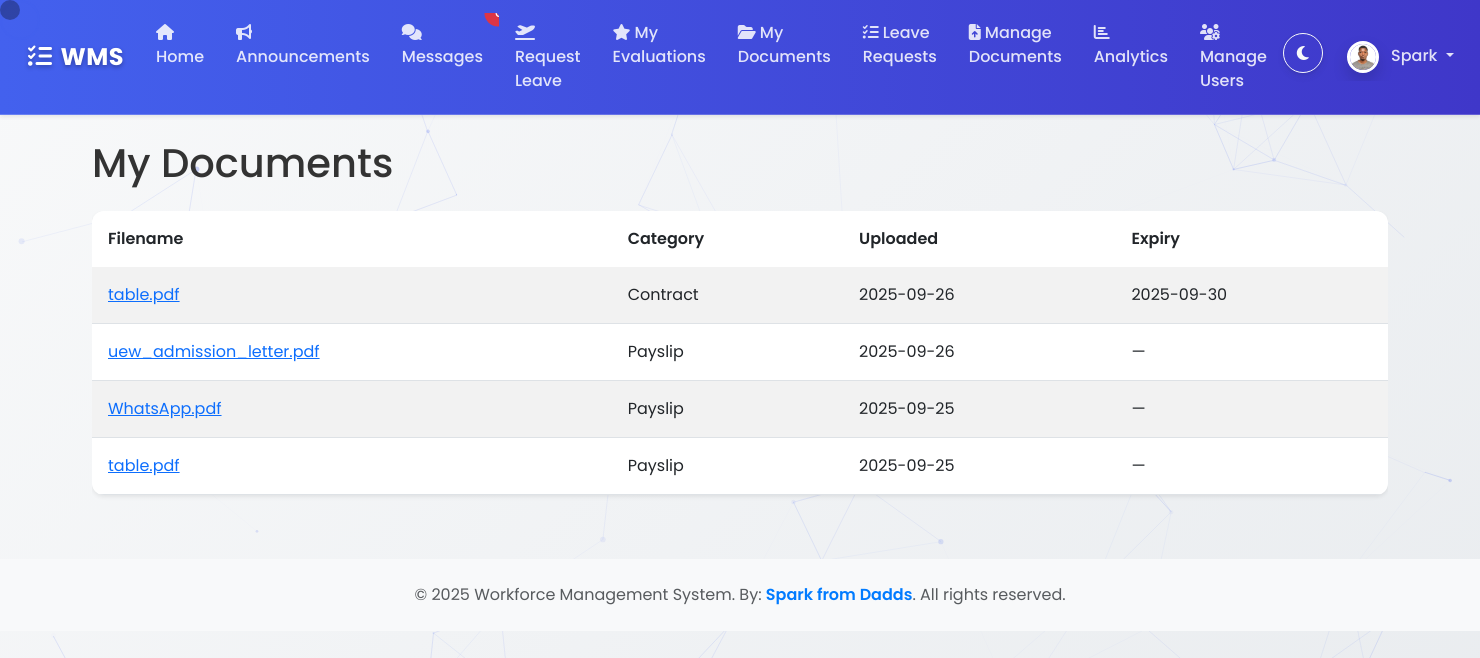
Screenshot of /my_documents (signed in) with the database file from the repository.
### wms/models.py (models this page shows, shortened)
class ProfilePicture(db.Model):
    id = db.Column(db.Integer, primary_key=True)
    filename = db.Column(db.String(100), nullable=False)
    upload_date = db.Column(db.DateTime, nullable=False, default=datetime.datetime.utcnow)
    user_id = db.Column(db.Integer, db.ForeignKey('user.id'), nullable=False, unique=True)

class User(UserMixin, db.Model):
    id = db.Column(db.Integer, primary_key=True)
    username = db.Column(db.String(150), unique=True, nullable=False)
    email = db.Column(db.String(150), unique=True, nullable=False)
    password_hash = db.Column(db.String(256))
    role = db.Column(db.String(50), nullable=False, default='Employee') # Roles: Admin, Manager, Employee
    profile_picture = db.relationship('ProfilePicture', backref='user', uselist=False)

class Document(db.Model):
    id = db.Column(db.Integer, primary_key=True)
    filename = db.Column(db.String(100), nullable=False)
    category = db.Column(db.String(50), nullable=False, default='General') # e.g., 'General', 'Payslip', 'Contract'
    upload_date = db.Column(db.DateTime, nullable=False, default=datetime.datetime.utcnow)
    expiry_date = db.Column(db.Date, nullable=True)
    user_id = db.Column(db.Integer, db.ForeignKey('user.id'), nullable=False)
    user = db.relationship('User', backref='documents')

### wms/routes.py (the view)
@main_bp.route("/my_documents")
@login_required
def my_documents():
    docs = Document.query.\
        filter_by(user=current_user).\
        order_by(Document.upload_date.desc()).all()
    return render_template(
        'my_documents.html',
        title='My Documents',
        docs=docs)

### wms/__init__.py (called while the page is built)
def create_app():
    app = Flask(__name__)
    app.config['SECRET_KEY'] = os.environ.get('SECRET_KEY', 'a-very-secret-key-for-dev')
    app.config['SQLALCHEMY_DATABASE_URI'] = os.environ.get('DATABASE_URL', 'sqlite:///wms.db')
    app.config['SQLALCHEMY_TRACK_MODIFICATIONS'] = False
    app.config['UPLOAD_FOLDER'] = os.path.join(app.root_path, 'static/uploads')
    db.init_app(app)
    login_manager.init_app(app)
    csrf.init_app(app)
    migrate.init_app(app, db) # Initialize Migrate with app and db
    login_manager.login_view = 'main.login'
    login_manager.login_message_category = 'info'
    from wms.routes import main_bp
    app.register_blueprint(main_bp)
    with app.app_context():
        from . import models
    @login_manager.user_loader
    def load_user(user_id):
        from .models import User
        return User.query.get(int(user_id))
    return app

### wms/routes.py (called while the page is built)
@main_bp.context_processor
def inject_unread_messages_count():
    if current_user.is_authenticated:
        unread_count = Message.query.filter_by(recipient_id=current_user.id, read=False).count()
        return {'unread_messages_count': unread_count}
    return {'unread_messages_count': 0}

### wms/templates/my_documents.html
{% extends "base.html" %}
{% block content %}
<div class="content-section">
    <h1 class="mb-4">My Documents</h1>
    {% if docs %}
        <div class="table-responsive">
            <table class="table table-striped">
                <thead>
                    <tr>
                        <th>Filename</th>
                        <th>Category</th>
                        <th>Uploaded</th>
                        <th>Expiry</th>
                    </tr>
                </thead>
                <tbody>
                    {% for doc in docs %}
                    <tr>
                        <td>
                            <a href="{{ url_for('static', filename='uploads/' ~ doc.filename) }}" target="_blank">
                                {{ doc.filename }}
                            </a>
                        </td>
                        <td>{{ doc.category }}</td>
                        <td>{{ doc.upload_date.strftime('%Y-%m-%d') }}</td>
                        <td>
                            {% if doc.expiry_date %}
                                {{ doc.expiry_date.strftime('%Y-%m-%d') }}
                            {% else %}
                                &mdash;
                            {% endif %}
                        </td>
                    </tr>
                    {% endfor %}
                </tbody>
            </table>
        </div>
    {% else %}
        <p>No documents found.</p>
    {% endif %}
</div>
{% endblock content %}

### wms/templates/base.html (shortened to what this page needs)
<!DOCTYPE html>
<html data-bs-theme="light">
<head>
    <link rel="stylesheet" href="https://cdn.jsdelivr.net/npm/bootstrap@5.3.0/dist/css/bootstrap.min.css">
    <link rel="stylesheet" href="https://cdnjs.cloudflare.com/ajax/libs/font-awesome/6.5.0/css/all.min.css">
    <link rel="stylesheet" href="{{ url_for('static', filename='css/styles.css') }}">
</head>
<body>
    <div id="particles-js" style="position: fixed; top: 0; left: 0; width: 100%; height: 100%; z-index: -1;"></div>
    <div class="custom-cursor"></div>
    <div class="cursor-follower"></div>
    <nav class="navbar navbar-expand-lg navbar-dark shadow-sm sticky-top">
        <div class="container-fluid">
            <a class="navbar-brand" href="#"><i class="fas fa-tasks me-2"></i>WMS</a>
            <div class="collapse navbar-collapse" id="navbarContent">
                <ul class="navbar-nav me-auto mb-2 mb-lg-0">
                    {% if current_user.is_authenticated %}
                        <li class="nav-item"><a class="nav-link" href="{{ url_for('main.home') }}"><i class="fas fa-home me-1"></i>Home</a></li>
                        <li class="nav-item"><a class="nav-link" href="{{ url_for('main.announcements') }}"><i class="fas fa-bullhorn me-1"></i>Announcements</a></li>
                        <li class="nav-item">
                            <a class="nav-link position-relative" href="{{ url_for('main.messages') }}">
                                <i class="fas fa-comments me-1"></i>Messages
                                {% if unread_messages_count > 0 %}
                                    <span class="position-absolute top-0 start-100 translate-middle badge rounded-pill bg-danger">
                                    </span>
                                {% endif %}
                            </a>
                        </li>
                        <li class="nav-item"><a class="nav-link" href="{{ url_for('main.new_leave_request') }}"><i class="fas fa-plane-departure me-1"></i>Request Leave</a></li>
                        <li class="nav-item"><a class="nav-link" href="{{ url_for('main.view_evaluations', user_id=current_user.id) }}"><i class="fas fa-star me-1"></i>My Evaluations</a></li>
                        <li class="nav-item"><a class="nav-link" href="{{ url_for('main.my_documents') }}"><i class="fas fa-folder-open me-1"></i>My Documents</a></li>
                        {% if current_user.role in ['Admin', 'Manager'] %}
                            <li class="nav-item"><a class="nav-link" href="{{ url_for('main.leave_requests') }}"><i class="fas fa-tasks me-1"></i>Leave Requests</a></li>
                            <li class="nav-item"><a class="nav-link" href="{{ url_for('main.documents') }}"><i class="fas fa-file-upload me-1"></i>Manage Documents</a></li>
                            <li class="nav-item"><a class="nav-link" href="{{ url_for('main.analytics') }}"><i class="fas fa-chart-bar me-1"></i>Analytics</a></li>
                            {% if current_user.role == 'Admin' %}
                                <li class="nav-item"><a class="nav-link" href="{{ url_for('main.admin_reset_password') }}"><i class="fas fa-users-cog me-1"></i>Manage Users</a></li>
                            {% endif %}
                        {% endif %}
                    {% endif %}
                </ul>
                <ul class="navbar-nav">
                    <li class="nav-item me-2">
                        <button class="btn btn-outline-light" id="darkModeToggle">
                            <i class="fas fa-moon"></i>
                        </button>
                    </li>
                    {% if current_user.is_authenticated %}
                        <li class="nav-item dropdown">
                            <a class="nav-link dropdown-toggle" href="#" id="navbarDropdown" role="button" data-bs-toggle="dropdown" aria-expanded="false">
                                {% if current_user.profile_picture %}
                                    <img src="{{ url_for('static', filename='uploads/profile_pics/' + current_user.profile_picture.filename) }}"
                                         class="rounded-circle profile-picture" width="32" height="32" alt="Profile Picture">
                                {% else %}
                                    <img src="{{ url_for('static', filename='uploads/profile_pics/default.png') }}"
                                         class="rounded-circle profile-picture" width="32" height="32" alt="Default Profile Picture">
                                {% endif %}
                                <span class="ms-2">{{ current_user.username }}</span>
                            </a>
                        </li>
                    {% else %}
                        <li class="nav-item"><a class="nav-link" href="{{ url_for('main.login') }}"><i class="fas fa-sign-in-alt me-1"></i>Login</a></li>
                        <li class="nav-item"><a class="nav-link" href="{{ url_for('main.register') }}"><i class="fas fa-user-plus me-1"></i>Register</a></li>
                    {% endif %}
                </ul>
            </div>
        </div>
    </nav>
    <div class="container mt-4">
        {% block content %}{% endblock %}
    </div>
    <footer class="bg-light text-center text-muted py-4 mt-5" id="footer">
  <div class="container">
    <p class="mb-0">
      © 2025 Workforce Management System. By:
      <span style="color: #007BFF; font-weight: 600;">Spark from Dadds</span>.
      All rights reserved.
    </p>
  </div>
</footer>
</body>
</html>

### wms/static/css/styles.css (style rules this page uses)
:root { --primary-color: #4361ee; --secondary-color: #3f37c9; --success-color: #4cc9f0; --info-color: #4895ef; --warning-color: #f72585; --danger-color: #e63946; --light-color: #f8f9fa; --dark-color: #212529; }
[data-bs-theme="light"] { --body-bg: linear-gradient(135deg, #f8f9fa 0%, #e9ecef 100%); --text-color: #333; --card-bg: #fff; --hover-bg: rgba(67, 97, 238, 0.05); }
body { background: var(--body-bg); min-height: 100vh; font-family: 'Poppins', sans-serif; color: var(--text-color); }
.navbar { background: linear-gradient(90deg, var(--primary-color) 0%, var(--secondary-color) 100%) !important; padding: 0.8rem 1rem; backdrop-filter: blur(10px); -webkit-backdrop-filter: blur(10px); box-shadow: 0 4px 30px rgba(0, 0, 0, 0.1); border-bottom: 1px solid rgba(255, 255, 255, 0.2); }
.navbar-brand { font-weight: 700; letter-spacing: 0.5px; font-size: 1.5rem; color: white !important; text-shadow: 0 2px 4px rgba(0,0,0,0.3); }
.navbar-dark .navbar-nav .nav-link { color: rgba(255, 255, 255, 0.85); font-weight: 500; padding: 0.5rem 1rem; border-radius: 4px; transition: all 0.3s ease; position: relative; overflow: hidden; }
.navbar-dark .navbar-nav .nav-link::before { content: ''; position: absolute; bottom: 0; left: 0; width: 0; height: 2px; background: linear-gradient(90deg, #fff, #4cc9f0); transition: width 0.3s ease; }
.btn { border-radius: 50px; padding: 0.5rem 1.5rem; font-weight: 500; text-transform: uppercase; letter-spacing: 0.5px; transition: all 0.3s ease; box-shadow: 0 4px 6px rgba(50, 50, 93, 0.11), 0 1px 3px rgba(0, 0, 0, 0.08); }
.badge { font-size: 0.85rem; padding: 0.5em 0.75em; border-radius: 8px; font-weight: 500; }
.table { border-radius: 0.75rem; overflow: hidden; box-shadow: 0 0.125rem 0.25rem rgba(0, 0, 0, 0.075); }
.table thead th { vertical-align: middle; border-bottom: none; padding: 1rem; font-weight: 600; }
.table tbody td { padding: 1rem; vertical-align: middle; }
.profile-picture { border: 3px solid white; box-shadow: 0 0.5rem 1rem rgba(0, 0, 0, 0.15); }
.container { animation: fadeIn 0.5s ease-out; }
#darkModeToggle { width: 40px; height: 40px; border-radius: 50%; padding: 0; display: flex; align-items: center; justify-content: center; transition: all 0.3s ease; }

### wms/templates/base.html (style rules this page uses)
.custom-cursor { position: fixed; width: 20px; height: 20px; background: rgba(67, 97, 238, 0.3); border-radius: 50%; pointer-events: none; z-index: 9999; transition: transform 0.1s ease; mix-blend-mode: difference; }
.cursor-follower { position: fixed; width: 40px; height: 40px; border: 2px solid rgba(67, 97, 238, 0.3); border-radius: 50%; pointer-events: none; z-index: 9998; transition: all 0.3s ease; }
* { cursor: none; }
a, button, .btn, .nav-link { cursor: none; }

### rows the page displays
ProfilePicture: filename (picture)
User: username "Spark"
Document: filename "table.pdf", category "Contract", upload_date "2025-09-26", expiry_date "2025-09-30"
Document: filename "uew_admission_letter.pdf", category "Payslip", upload_date "2025-09-26"
Document: filename "WhatsApp.pdf", category "Payslip", upload_date "2025-09-25"
Document: filename "table.pdf", category "Payslip", upload_date "2025-09-25"
